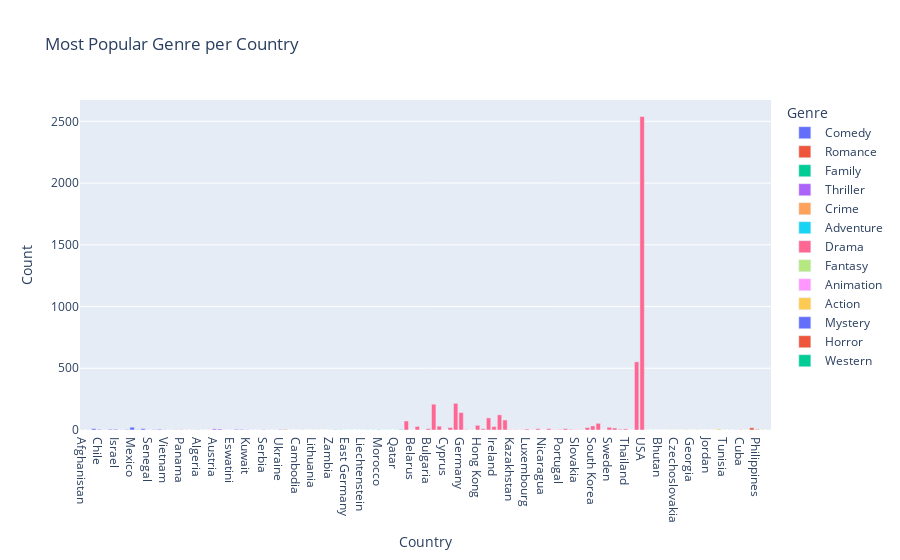
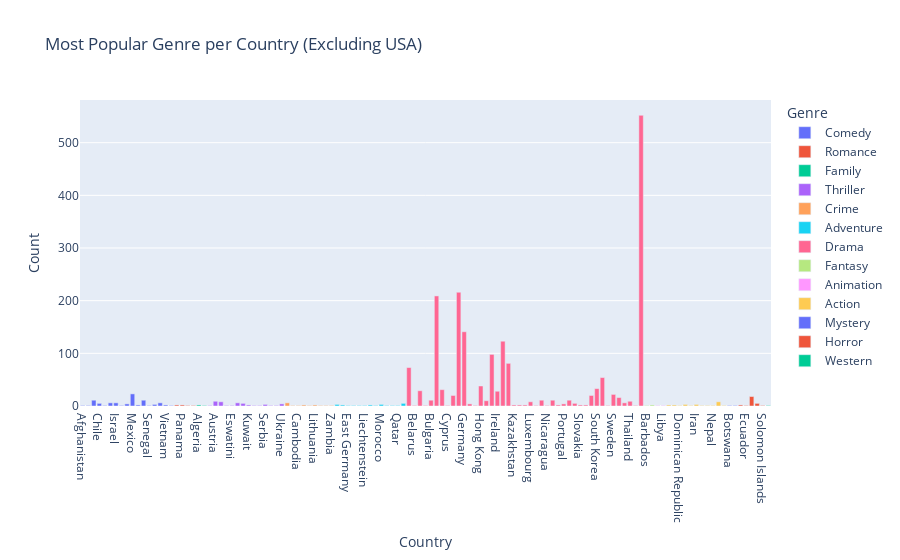

Notebook cell for these charts, in order:
### Code cell
# Plot the most popular genre per country vertically
fig_country_vertical = px.bar(
    most_popular_genres_country,
    x='Country',  # Country on the x-axis
    y='Count',  # Count on the y-axis
    color='Genre',
    title="Most Popular Genre per Country"
)
fig_country_vertical.show()

# Create another plot without the USA (vertically)
most_popular_genres_country_no_usa = most_popular_genres_country[most_popular_genres_country['Country'] != 'USA']

fig_country_no_usa_vertical = px.bar(
    most_popular_genres_country_no_usa,
    x='Country',  # Country on the x-axis
    y='Count',  # Count on the y-axis
    color='Genre',
    title="Most Popular Genre per Country (Excluding USA)"
)
fig_country_no_usa_vertical.show()

### Figure 1 — Plotly figure (JSON) as saved in the notebook; plotly's stock layout.template omitted (floating-point values rounded to 4 significant figures)
{"data": [{"alignmentgroup": "True", "hovertemplate": "Genre=Comedy<br>Country=%{x}<br>Count=%{y}<extra></extra>", "legendgroup": "Comedy", "marker": {"color": "#636efa", "pattern": {"shape": ""}}, "name": "Comedy", "offsetgroup": "Comedy", "orientation": "v", "showlegend": true, "textposition": "auto", "type": "bar", "x": ["Afghanistan", "Bolivarian Republic of Venezuela", "Brazil", "Chile", "Egypt", "Finland", "Israel", "Kenya", "Malta", "Mexico", "Puerto Rico", "Russian Federation", "Senegal", "USSR", "United Arab Emirates", "Vietnam", "Zimbabwe"], "xaxis": "x", "y": [1, 1, 11, 5, 1, 6, 6, 1, 4, 23, 2, 11, 1, 3, 6, 2, 1], "yaxis": "y"}, {"alignmentgroup": "True", "hovertemplate": "Genre=Romance<br>Country=%{x}<br>Count=%{y}<extra></extra>", "legendgroup": "Romance", "marker": {"color": "#EF553B", "pattern": {"shape": ""}}, "name": "Romance", "offsetgroup": "Romance", "orientation": "v", "showlegend": true, "textposition": "auto", "type": "bar", "x": ["Albania", "Panama", "Rwanda", "Saudi Arabia"], "xaxis": "x", "y": [2, 2, 1, 1], "yaxis": "y"}, {"alignmentgroup": "True", "hovertemplate": "Genre=Family<br>Country=%{x}<br>Count=%{y}<extra></extra>", "legendgroup": "Family", "marker": {"color": "#00cc96", "pattern": {"shape": ""}}, "name": "Family", "offsetgroup": "Family", "orientation": "v", "showlegend": true, "textposition": "auto", "type": "bar", "x": ["Algeria", "Uganda"], "xaxis": "x", "y": [2, 1], "yaxis": "y"}, {"alignmentgroup": "True", "hovertemplate": "Genre=Thriller<br>Country=%{x}<br>Count=%{y}<extra></extra>", "legendgroup": "Thriller", "marker": {"color": "#ab63fa", "pattern": {"shape": ""}}, "name": "Thriller", "offsetgroup": "Thriller", "orientation": "v", "showlegend": true, "textposition": "auto", "type": "bar", "x": ["Antarctica", "Austria", "Czechia", "Democratic Republic of Congo", "Eswatini", "Iceland", "Indonesia", "Kuwait", "Macao", "Nigeria", "Serbia", "State of Palestine", "Syrian Arab Republic", "Ukraine"], "xaxis": "x", "y": [1, 9, 8, 1, 1, 6, 5, 2, 1, 1, 3, 1, 1, 4], "yaxis": "y"}, {"alignmentgroup": "True", "hovertemplate": "Genre=Crime<br>Country=%{x}<br>Count=%{y}<extra></extra>", "legendgroup": "Crime", "marker": {"color": "#FFA15A", "pattern": {"shape": ""}}, "name": "Crime", "offsetgroup": "Crime", "orientation": "v", "showlegend": true, "textposition": "auto", "type": "bar", "x": ["Argentina", "Bahamas", "Cambodia", "Croatia", "Greenland", "Lithuania", "Montenegro", "Namibia", "Zambia"], "xaxis": "x", "y": [6, 1, 1, 2, 1, 2, 1, 1, 1], "yaxis": "y"}, {"alignmentgroup": "True", "hovertemplate": "Genre=Adventure<br>Country=%{x}<br>Count=%{y}<extra></extra>", "legendgroup": "Adventure", "marker": {"color": "#19d3f3", "pattern": {"shape": ""}}, "name": "Adventure", "offsetgroup": "Adventure", "orientation": "v", "showlegend": true, "textposition": "auto", "type": "bar", "x": ["Aruba", "Colombia", "East Germany", "Guatemala", "Jamaica", "Liechtenstein", "Malaysia", "Monaco", "Morocco", "North Macedonia", "Pakistan", "Qatar", "Turkey"], "xaxis": "x", "y": [3, 2, 1, 1, 1, 1, 2, 1, 3, 1, 1, 1, 5], "yaxis": "y"}, {"alignmentgroup": "True", "hovertemplate": "Genre=Drama<br>Country=%{x}<br>Count=%{y}<extra></extra>", "legendgroup": "Drama", "marker": {"color": "#FF6692", "pattern": {"shape": ""}}, "name": "Drama", "offsetgroup": "Drama", "orientation": "v", "showlegend": true, "textposition": "auto", "type": "bar", "x": ["Australia", "Belarus", "Belgium", "Bolivia", "Bulgaria", "Canada", "China", "Cyprus", "Denmark", "France", "Germany", "Greece", "Guadeloupe", "Hong Kong", "Hungary", "India", "Ireland", "Italy", "Japan", "Kazakhstan", "Latvia", "Lebanon", "Luxembourg", "Mongolia", "New Zealand", "Nicaragua", "Norway", "Peru", "Portugal", "Romania", "Singapore", "Slovakia", "Slovenia", "South Africa", "South Korea", "Spain", "Sri Lanka", "Sweden", "Switzerland", "Taiwan", "Thailand", "Turks and Caicos Islands", "UK", "USA"], "xaxis": "x", "y": [73, 1, 29, 1, 11, 209, 31, 1, 20, 216, 141, 4, 1, 38, 10, 98, 28, 123, 81, 2, 2, 2, 8, 1, 11, 1, 11, 2, 4, 11, 5, 2, 2, 20, 33, 54, 1, 22, 16, 6, 9, 1, 552, 2539], "yaxis": "y"}, {"alignmentgroup": "True", "hovertemplate": "Genre=Fantasy<br>Country=%{x}<br>Count=%{y}<extra></extra>", "legendgroup": "Fantasy", "marker": {"color": "#B6E880", "pattern": {"shape": ""}}, "name": "Fantasy", "offsetgroup": "Fantasy", "orientation": "v", "showlegend": true, "textposition": "auto", "type": "bar", "x": ["Barbados", "Yugoslavia"], "xaxis": "x", "y": [1, 2], "yaxis": "y"}, {"alignmentgroup": "True", "hovertemplate": "Genre=Animation<br>Country=%{x}<br>Count=%{y}<extra></extra>", "legendgroup": "Animation", "marker": {"color": "#FF97FF", "pattern": {"shape": ""}}, "name": "Animation", "offsetgroup": "Animation", "orientation": "v", "showlegend": true, "textposition": "auto", "type": "bar", "x": ["Bhutan", "Libya"], "xaxis": "x", "y": [1, 1], "yaxis": "y"}, {"alignmentgroup": "True", "hovertemplate": "Genre=Action<br>Country=%{x}<br>Count=%{y}<extra></extra>", "legendgroup": "Action", "marker": {"color": "#FECB52", "pattern": {"shape": ""}}, "name": "Action", "offsetgroup": "Action", "orientation": "v", "showlegend": true, "textposition": "auto", "type": "bar", "x": ["Bosnia and Herzegovina", "Czechoslovakia", "Dominican Republic", "Estonia", "Georgia", "Iran", "Iraq", "Jordan", "Nepal", "Poland", "Tunisia"], "xaxis": "x", "y": [2, 2, 1, 3, 1, 3, 1, 1, 1, 8, 1], "yaxis": "y"}, {"alignmentgroup": "True", "hovertemplate": "Genre=Mystery<br>Country=%{x}<br>Count=%{y}<extra></extra>", "legendgroup": "Mystery", "marker": {"color": "#636efa", "pattern": {"shape": ""}}, "name": "Mystery", "offsetgroup": "Mystery", "orientation": "v", "showlegend": true, "textposition": "auto", "type": "bar", "x": ["Botswana", "Uruguay"], "xaxis": "x", "y": [1, 1], "yaxis": "y"}, {"alignmentgroup": "True", "hovertemplate": "Genre=Horror<br>Country=%{x}<br>Count=%{y}<extra></extra>", "legendgroup": "Horror", "marker": {"color": "#EF553B", "pattern": {"shape": ""}}, "name": "Horror", "offsetgroup": "Horror", "orientation": "v", "showlegend": true, "textposition": "auto", "type": "bar", "x": ["Cuba", "Ecuador", "Netherlands", "Philippines", "Solomon Islands"], "xaxis": "x", "y": [2, 1, 18, 5, 1], "yaxis": "y"}, {"alignmentgroup": "True", "hovertemplate": "Genre=Western<br>Country=%{x}<br>Count=%{y}<extra></extra>", "legendgroup": "Western", "marker": {"color": "#00cc96", "pattern": {"shape": ""}}, "name": "Western", "offsetgroup": "Western", "orientation": "v", "showlegend": true, "textposition": "auto", "type": "bar", "x": ["Svalbard and Jan Mayen"], "xaxis": "x", "y": [1], "yaxis": "y"}], "layout": {"barmode": "relative", "legend": {"title": {"text": "Genre"}, "tracegroupgap": 0}, "title": {"text": "Most Popular Genre per Country"}, "xaxis": {"anchor": "y", "domain": [0, 1], "title": {"text": "Country"}}, "yaxis": {"anchor": "x", "domain": [0, 1], "title": {"text": "Count"}}}}

### Figure 2 — Plotly figure (JSON) as saved in the notebook; plotly's stock layout.template omitted (floating-point values rounded to 4 significant figures)
{"data": [{"alignmentgroup": "True", "hovertemplate": "Genre=Comedy<br>Country=%{x}<br>Count=%{y}<extra></extra>", "legendgroup": "Comedy", "marker": {"color": "#636efa", "pattern": {"shape": ""}}, "name": "Comedy", "offsetgroup": "Comedy", "orientation": "v", "showlegend": true, "textposition": "auto", "type": "bar", "x": ["Afghanistan", "Bolivarian Republic of Venezuela", "Brazil", "Chile", "Egypt", "Finland", "Israel", "Kenya", "Malta", "Mexico", "Puerto Rico", "Russian Federation", "Senegal", "USSR", "United Arab Emirates", "Vietnam", "Zimbabwe"], "xaxis": "x", "y": [1, 1, 11, 5, 1, 6, 6, 1, 4, 23, 2, 11, 1, 3, 6, 2, 1], "yaxis": "y"}, {"alignmentgroup": "True", "hovertemplate": "Genre=Romance<br>Country=%{x}<br>Count=%{y}<extra></extra>", "legendgroup": "Romance", "marker": {"color": "#EF553B", "pattern": {"shape": ""}}, "name": "Romance", "offsetgroup": "Romance", "orientation": "v", "showlegend": true, "textposition": "auto", "type": "bar", "x": ["Albania", "Panama", "Rwanda", "Saudi Arabia"], "xaxis": "x", "y": [2, 2, 1, 1], "yaxis": "y"}, {"alignmentgroup": "True", "hovertemplate": "Genre=Family<br>Country=%{x}<br>Count=%{y}<extra></extra>", "legendgroup": "Family", "marker": {"color": "#00cc96", "pattern": {"shape": ""}}, "name": "Family", "offsetgroup": "Family", "orientation": "v", "showlegend": true, "textposition": "auto", "type": "bar", "x": ["Algeria", "Uganda"], "xaxis": "x", "y": [2, 1], "yaxis": "y"}, {"alignmentgroup": "True", "hovertemplate": "Genre=Thriller<br>Country=%{x}<br>Count=%{y}<extra></extra>", "legendgroup": "Thriller", "marker": {"color": "#ab63fa", "pattern": {"shape": ""}}, "name": "Thriller", "offsetgroup": "Thriller", "orientation": "v", "showlegend": true, "textposition": "auto", "type": "bar", "x": ["Antarctica", "Austria", "Czechia", "Democratic Republic of Congo", "Eswatini", "Iceland", "Indonesia", "Kuwait", "Macao", "Nigeria", "Serbia", "State of Palestine", "Syrian Arab Republic", "Ukraine"], "xaxis": "x", "y": [1, 9, 8, 1, 1, 6, 5, 2, 1, 1, 3, 1, 1, 4], "yaxis": "y"}, {"alignmentgroup": "True", "hovertemplate": "Genre=Crime<br>Country=%{x}<br>Count=%{y}<extra></extra>", "legendgroup": "Crime", "marker": {"color": "#FFA15A", "pattern": {"shape": ""}}, "name": "Crime", "offsetgroup": "Crime", "orientation": "v", "showlegend": true, "textposition": "auto", "type": "bar", "x": ["Argentina", "Bahamas", "Cambodia", "Croatia", "Greenland", "Lithuania", "Montenegro", "Namibia", "Zambia"], "xaxis": "x", "y": [6, 1, 1, 2, 1, 2, 1, 1, 1], "yaxis": "y"}, {"alignmentgroup": "True", "hovertemplate": "Genre=Adventure<br>Country=%{x}<br>Count=%{y}<extra></extra>", "legendgroup": "Adventure", "marker": {"color": "#19d3f3", "pattern": {"shape": ""}}, "name": "Adventure", "offsetgroup": "Adventure", "orientation": "v", "showlegend": true, "textposition": "auto", "type": "bar", "x": ["Aruba", "Colombia", "East Germany", "Guatemala", "Jamaica", "Liechtenstein", "Malaysia", "Monaco", "Morocco", "North Macedonia", "Pakistan", "Qatar", "Turkey"], "xaxis": "x", "y": [3, 2, 1, 1, 1, 1, 2, 1, 3, 1, 1, 1, 5], "yaxis": "y"}, {"alignmentgroup": "True", "hovertemplate": "Genre=Drama<br>Country=%{x}<br>Count=%{y}<extra></extra>", "legendgroup": "Drama", "marker": {"color": "#FF6692", "pattern": {"shape": ""}}, "name": "Drama", "offsetgroup": "Drama", "orientation": "v", "showlegend": true, "textposition": "auto", "type": "bar", "x": ["Australia", "Belarus", "Belgium", "Bolivia", "Bulgaria", "Canada", "China", "Cyprus", "Denmark", "France", "Germany", "Greece", "Guadeloupe", "Hong Kong", "Hungary", "India", "Ireland", "Italy", "Japan", "Kazakhstan", "Latvia", "Lebanon", "Luxembourg", "Mongolia", "New Zealand", "Nicaragua", "Norway", "Peru", "Portugal", "Romania", "Singapore", "Slovakia", "Slovenia", "South Africa", "South Korea", "Spain", "Sri Lanka", "Sweden", "Switzerland", "Taiwan", "Thailand", "Turks and Caicos Islands", "UK"], "xaxis": "x", "y": [73, 1, 29, 1, 11, 209, 31, 1, 20, 216, 141, 4, 1, 38, 10, 98, 28, 123, 81, 2, 2, 2, 8, 1, 11, 1, 11, 2, 4, 11, 5, 2, 2, 20, 33, 54, 1, 22, 16, 6, 9, 1, 552], "yaxis": "y"}, {"alignmentgroup": "True", "hovertemplate": "Genre=Fantasy<br>Country=%{x}<br>Count=%{y}<extra></extra>", "legendgroup": "Fantasy", "marker": {"color": "#B6E880", "pattern": {"shape": ""}}, "name": "Fantasy", "offsetgroup": "Fantasy", "orientation": "v", "showlegend": true, "textposition": "auto", "type": "bar", "x": ["Barbados", "Yugoslavia"], "xaxis": "x", "y": [1, 2], "yaxis": "y"}, {"alignmentgroup": "True", "hovertemplate": "Genre=Animation<br>Country=%{x}<br>Count=%{y}<extra></extra>", "legendgroup": "Animation", "marker": {"color": "#FF97FF", "pattern": {"shape": ""}}, "name": "Animation", "offsetgroup": "Animation", "orientation": "v", "showlegend": true, "textposition": "auto", "type": "bar", "x": ["Bhutan", "Libya"], "xaxis": "x", "y": [1, 1], "yaxis": "y"}, {"alignmentgroup": "True", "hovertemplate": "Genre=Action<br>Country=%{x}<br>Count=%{y}<extra></extra>", "legendgroup": "Action", "marker": {"color": "#FECB52", "pattern": {"shape": ""}}, "name": "Action", "offsetgroup": "Action", "orientation": "v", "showlegend": true, "textposition": "auto", "type": "bar", "x": ["Bosnia and Herzegovina", "Czechoslovakia", "Dominican Republic", "Estonia", "Georgia", "Iran", "Iraq", "Jordan", "Nepal", "Poland", "Tunisia"], "xaxis": "x", "y": [2, 2, 1, 3, 1, 3, 1, 1, 1, 8, 1], "yaxis": "y"}, {"alignmentgroup": "True", "hovertemplate": "Genre=Mystery<br>Country=%{x}<br>Count=%{y}<extra></extra>", "legendgroup": "Mystery", "marker": {"color": "#636efa", "pattern": {"shape": ""}}, "name": "Mystery", "offsetgroup": "Mystery", "orientation": "v", "showlegend": true, "textposition": "auto", "type": "bar", "x": ["Botswana", "Uruguay"], "xaxis": "x", "y": [1, 1], "yaxis": "y"}, {"alignmentgroup": "True", "hovertemplate": "Genre=Horror<br>Country=%{x}<br>Count=%{y}<extra></extra>", "legendgroup": "Horror", "marker": {"color": "#EF553B", "pattern": {"shape": ""}}, "name": "Horror", "offsetgroup": "Horror", "orientation": "v", "showlegend": true, "textposition": "auto", "type": "bar", "x": ["Cuba", "Ecuador", "Netherlands", "Philippines", "Solomon Islands"], "xaxis": "x", "y": [2, 1, 18, 5, 1], "yaxis": "y"}, {"alignmentgroup": "True", "hovertemplate": "Genre=Western<br>Country=%{x}<br>Count=%{y}<extra></extra>", "legendgroup": "Western", "marker": {"color": "#00cc96", "pattern": {"shape": ""}}, "name": "Western", "offsetgroup": "Western", "orientation": "v", "showlegend": true, "textposition": "auto", "type": "bar", "x": ["Svalbard and Jan Mayen"], "xaxis": "x", "y": [1], "yaxis": "y"}], "layout": {"barmode": "relative", "legend": {"title": {"text": "Genre"}, "tracegroupgap": 0}, "title": {"text": "Most Popular Genre per Country (Excluding USA)"}, "xaxis": {"anchor": "y", "domain": [0, 1], "title": {"text": "Country"}}, "yaxis": {"anchor": "x", "domain": [0, 1], "title": {"text": "Count"}}}}
